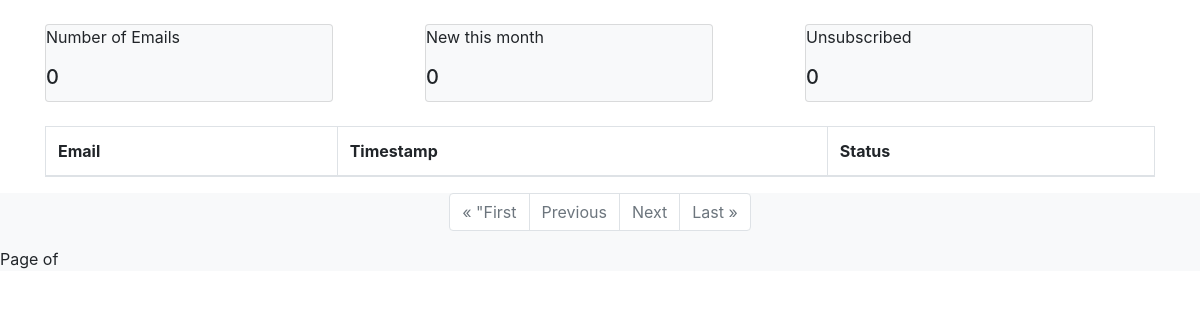
The app's page /, older data.
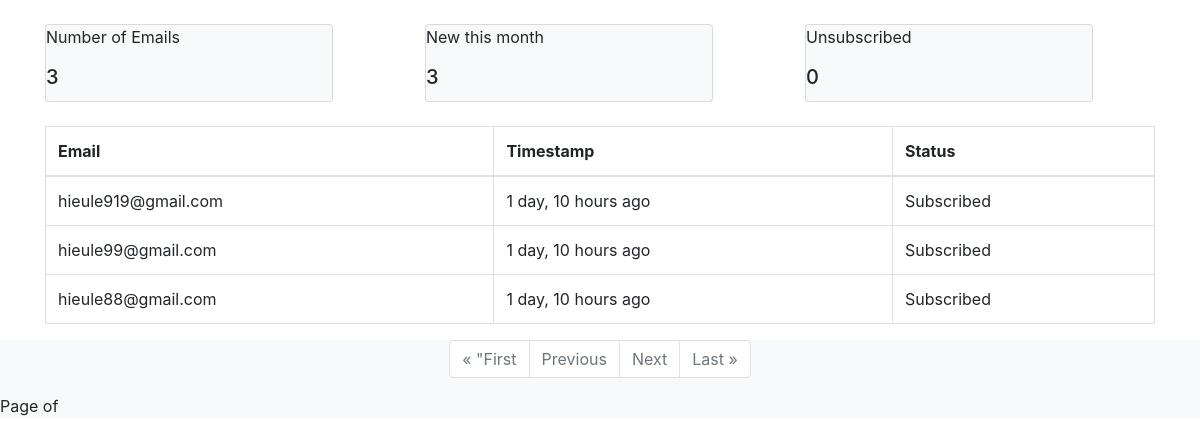
The same page, newer data.
### unity/models.py (models this page shows, shortened)
class CustomerEmail(models.Model):
    shop_owner = models.ForeignKey(ShopOwner, on_delete=models.CASCADE)
    email = models.EmailField(max_length=256)
    status = models.BooleanField(default=True, blank=True, null=True)
    created_date = models.DateTimeField(auto_now=True, null=False, blank=False)

### unity/views.py (the view)
# urls.py: path('', views.index)
def index(request):
    emails = CustomerEmail.objects.order_by("-created_date").all()
    count_new_this_month = emails.filter(created_date__month=datetime.date.today().month, created_date__year=datetime.date.today().year).count()
    count_unsubscribed = emails.filter(status=False).count()
    paginator = Paginator(emails, 10)
    page_number = request.GET.get('page')
    page_paginated = paginator.get_page(page_number)
    context = {
        "page_paginated": page_paginated,
        "total_emails": len(emails),
        "amount_new_this_month": count_new_this_month,
        "amount_unsubscribed": count_unsubscribed,
    }
    return render(request, "unity/index.html", context=context)

### unity/templates/unity/index.html (shortened to what this page needs)
{% load static %}
<!DOCTYPE html>
<html lang="en">
<head>
</head>
<body>
    <br>
    <div class="container">
        <div class="row">
            <div class=" col-sm ">
                <div class="card bg-light" style="width: 18rem;">
                    <p class="card-text">Number of Emails</p>
                    <h5 class="card-title">{{total_emails}}</h5>
                </div>
            </div>
            <div class="col-sm">
                <div class="card bg-light" style="width: 18rem; ">
                    <p class="card-text">New this month</p>
                    <h5 class="card-title">{{amount_new_this_month}}</h5>
                </div>
            </div><div class="col-sm">
                <div class="card bg-light" style="width: 18rem;">
                    <p class="card-text">Unsubscribed</p>
                    <h5 class="card-title">{{amount_unsubscribed}}</h5>
                </div>
            </div>
        </div>
    </div>
    <br>
    <div class="container">
        <table class="table table-bordered border-primary">
            <thead>
              <tr>
                <th scope="col">Email</th>
                <th scope="col">Timestamp</th>
                <th scope="col">Status</th>
              </tr>
            </thead>
            <tbody>
                {% for email in page_paginated.object_list %}
                    <tr>
                        <td>{{email.email}}</td>
                        <td>{{email.created_date|timesince}} ago</td>
                        {% if email.status %}
                        <td>Subscribed</td>
                        {% else %}
                        <td>Unsubscribed</td>
                        {% endif %}
                    </tr>
                {% endfor %}
            </tbody>
          </table>
      </div>
      {% include "unity/paginator.html"%}
    <link rel="stylesheet" href="https://stackpath.bootstrapcdn.com/bootstrap/4.4.1/css/bootstrap.min.css">
</body>
</html>

Row changes from the older to the newer data that the page shows:
added CustomerEmail: email "hieule919@gmail.com", created_date "1 day, 10 hours", status "Subscribed"
added CustomerEmail: email "hieule99@gmail.com", created_date "1 day, 10 hours", status "Subscribed"
added CustomerEmail: email "hieule88@gmail.com", created_date "1 day, 10 hours", status "Subscribed"
Text that changed along with them:
{{ total_emails }}: "0" → "3"
{{ amount_new_this_month }}: "0" → "3"
